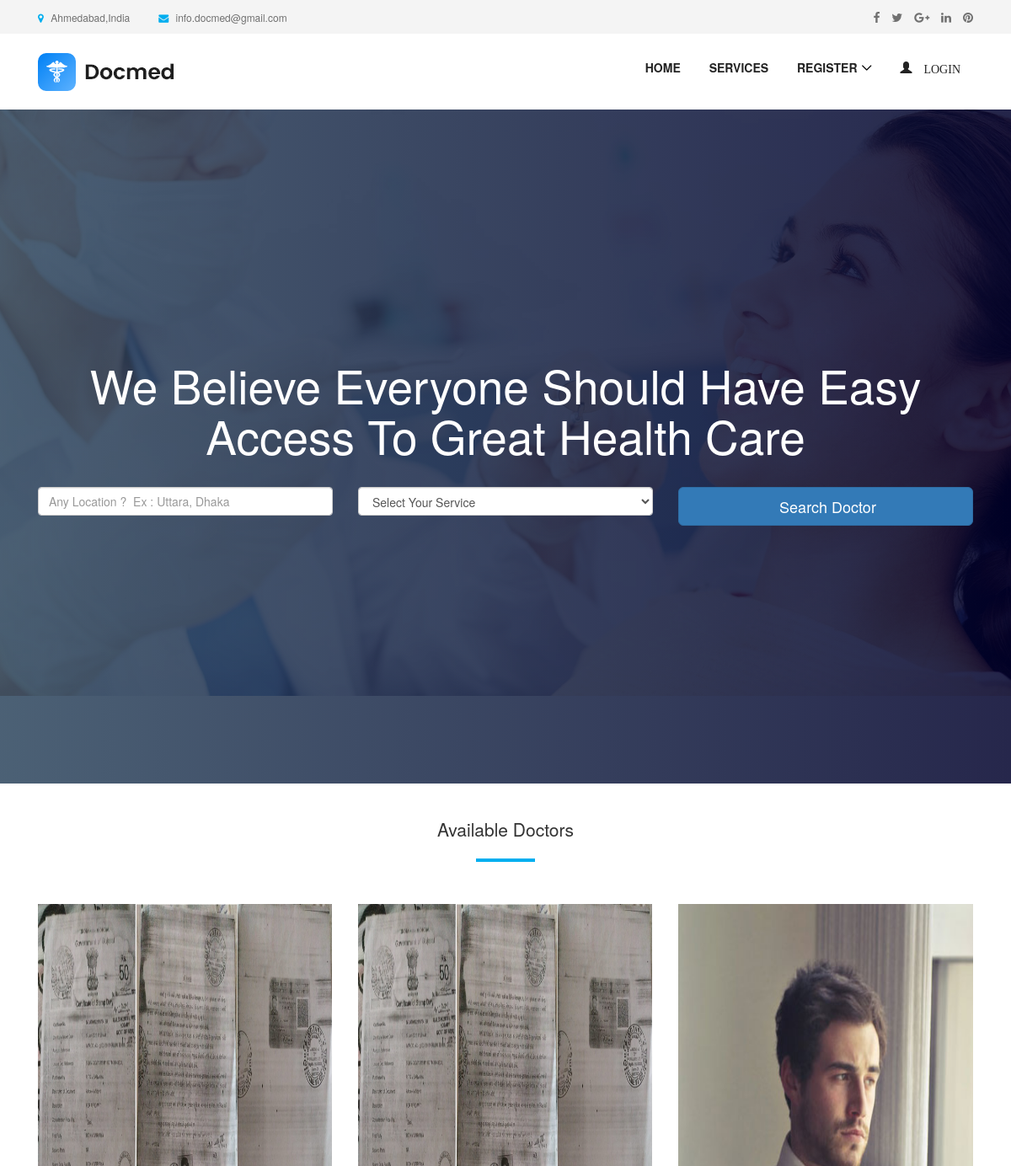
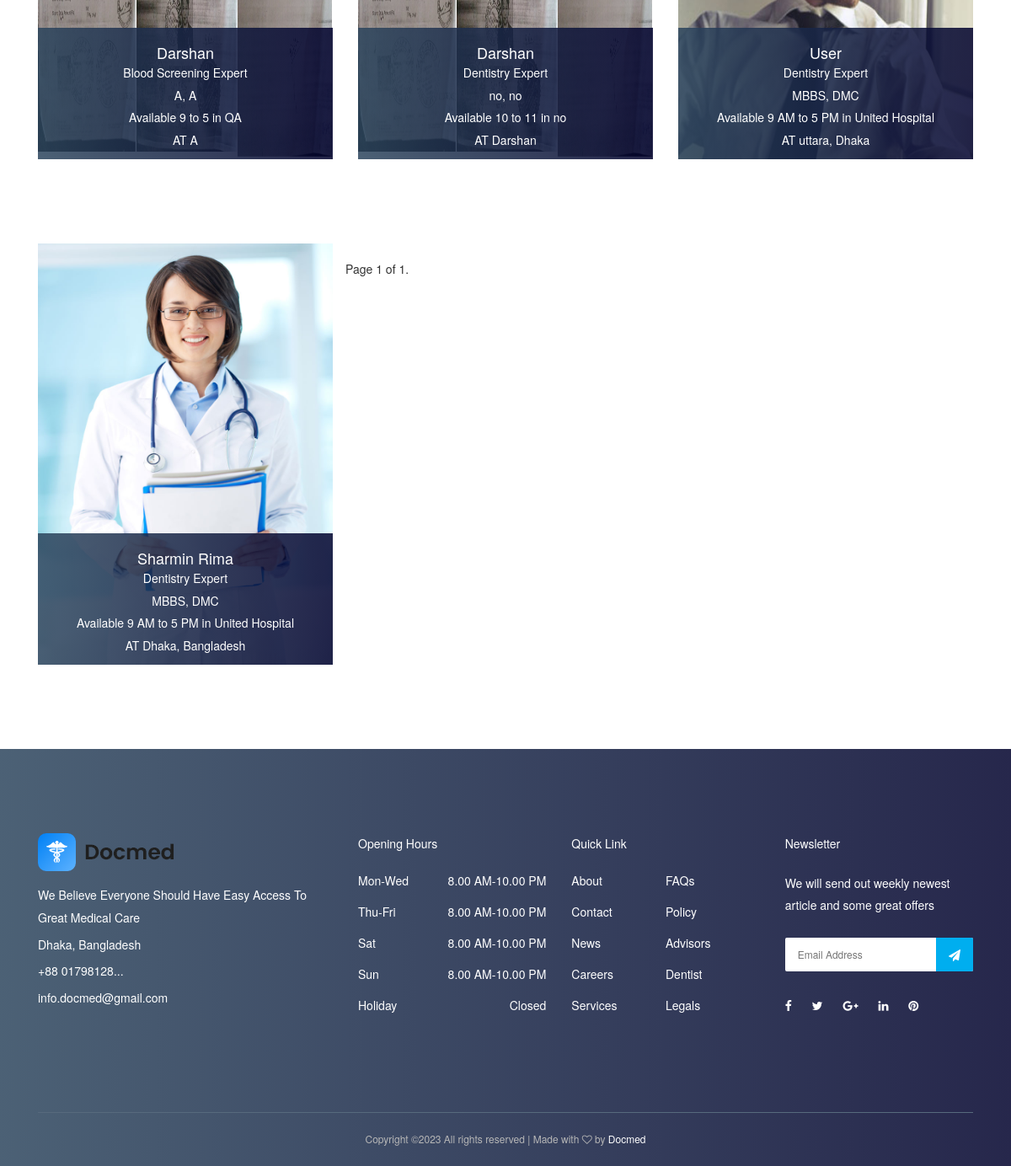
The page / on the database its author committed (2 pictures, top to bottom).
### appointment/models.py (models this page shows, shortened)
class Appointment(models.Model):
    user = models.ForeignKey(User, on_delete=models.CASCADE)
    full_name = models.CharField(max_length=100)
    image = models.ImageField(null=True, blank=True)
    location = models.CharField(max_length=100)
    start_time = models.CharField(max_length=10)
    end_time = models.CharField(max_length=10)
    qualification_name = models.CharField(max_length=100)
    institute_name = models.CharField(max_length=100)
    hospital_name = models.CharField(max_length=100)
    department = models.CharField(choices=department, max_length=100)
    created_at = models.DateTimeField(default=timezone.now)

### appointment/views.py (the view)
# urls.py: path('', HomePageView.as_view(), name='home'),
class HomePageView(ListView):
    paginate_by = 9
    model = Appointment
    context_object_name = 'home'
    template_name = "home.html"
    def get_queryset(self):
        return self.model.objects.all().order_by('-id')

### templates/home.html (shortened to what this page needs)
 {% extends 'base.html' %}
{% load static %}
{% block content %}
  <section class="welcome-area">
    <div class="welcome-slides owl-carousel">
      <div class="welcome-welcome-slide bg-img bg-gradient-overlay jarallax"  style="background-image: url('{% static 'img/bg-img/1.jpg' %}');">
        <div class="container h-100">
          <div class="row h-100 align-items-center">
            <div class="col-12">
              <div class="welcome-text text-center">
                <h2 data-animation="fadeInUp" data-delay="100ms">We Believe Everyone Should Have Easy Access To Great Health Care</h2>
                <div class="welcome-btn-group">
                    <form id="job-main-form" method="get" action="{% url 'appointment:search' %}" class="search-doctor-form">
                    <div class="row mb-5">
                        <div class="col-12 col-sm-6 col-md-6 col-lg-4 mb-4 mb-lg-0">
                            <input type="text" id="location" name="location"
                                   class="form-control form-control-lg" placeholder="Any Location ?  Ex : Uttara, Dhaka">
                        </div>
                        <div class="col-12 col-sm-6 col-md-6 col-lg-4 mb-4 mb-lg-0">
                            <select id="department" name="department" class="form-control">
                                <option style="display: none;" >Select Your Service</option>
                            </select>
                        </div>
                        <div class="col-12 col-sm-6 col-md-6 col-lg-4 mb-4 mb-lg-0">
                            <button type="submit" class="btn btn-primary btn-lg btn-block text-black btn-search">Search Doctor
                            </button>
                        </div>
                    </div>
                </form>
                </div>
              </div>
            </div>
          </div>
        </div>
      </div>
    </div>
  </section>
    <section class="dentist-area section-padding-35-0">
        <div class="container">
            <div class="row">
                <div class="col-12">
                    <div class="section-heading text-center">
                        <h3 class="lead">Available Doctors </h3>
                        <div class="line"></div>
                    </div>
                </div>
            </div>
            <div class="row">
                {% for apt in home %}
                    <div class="col-12 col-sm-6 col-md-4">
                        <div class="single-dentist-area mb-100">
                            <img style="height: 500px; width: 600px" src="{{ apt.image.url }}" alt="">
                            <div class="dentist-content">
                                <div class="dentist-info bg-gradient-overlay">
                                    {% if request.user.is_authenticated and request.user.role == 'patient' %}
                                        <h5>{{ apt.full_name }}</h5>
                                        <p>{{ apt.department }} Expert</p>
                                        <p>{{ apt.qualification_name }}, {{ apt.institute_name }}</p>
                                        <p>Available {{ apt.start_time }} to {{ apt.end_time }}
                                            in {{ apt.hospital_name }}</p>
                                        <p>
                                            AT {{ apt.location }} <i class="fa fa-th"></i>
                                            <a href="{% url 'appointment:take-appointment' apt.id %}"> Take
                                                Appointment</a>
                                        </p>
                                        {% else %}
                                         <h5>{{ apt.full_name }}</h5>
                                        <p>{{ apt.department }} Expert</p>
                                        <p>{{ apt.qualification_name }}, {{ apt.institute_name }}</p>
                                        <p>Available {{ apt.start_time }} to {{ apt.end_time }}
                                            in {{ apt.hospital_name }}</p>
                                        <p>
                                            AT {{ apt.location }} </p>
                                    {% endif %}
                                </div>
                            </div>
                        </div>
                    </div>
                {% endfor %}
                <div class="pagination">
    <span class="step-links">
        <span class="current">
            Page {{ page_obj.number }} of {{ page_obj.paginator.num_pages }}.
        </span>
    </span>
                </div>
            </div>
        </div>
    </section>
{% endblock %}

### templates/base.html (shortened to what this page needs)
{% load static %}
<!DOCTYPE html>
<html lang="en">
<head>
  <link rel="stylesheet" href="{% static 'style.css' %}">
<link rel="stylesheet" href="https://maxcdn.bootstrapcdn.com/bootstrap/3.3.7/css/bootstrap.min.css">
</head>
<body>
   {% include 'nav.html' %}
      {% block content %}
  {% endblock  %}
  <footer class="footer-area bg-img bg-gradient-overlay">
    <div class="container">
      <div class="row">
        <div class="col-12 col-sm-6 col-lg-4">
          <div class="single-footer-widget">
            <a href="./index.html" class="d-block mb-4"><img src="{% static 'img/logo1.png' %}" alt=""></a>
            <div class="footer-contact">
                 <p> We Believe Everyone Should Have Easy Access To Great Medical Care</p>
              <p> Dhaka, Bangladesh</p>
              <p> +88 01798128...</p>
              <p> info.docmed@gmail.com</p>
            </div>
          </div>
        </div>
        <div class="col-12 col-sm-6 col-lg">
          <div class="single-footer-widget">
            <h5 class="widget-title">Opening Hours</h5>
            <ul class="opening-hours">
              <li><span>Mon-Wed</span> <span>8.00 AM-10.00 PM</span></li>
              <li><span>Thu-Fri</span> <span>8.00 AM-10.00 PM</span></li>
              <li><span>Sat</span> <span>8.00 AM-10.00 PM</span></li>
              <li><span>Sun</span> <span>8.00 AM-10.00 PM</span></li>
              <li><span>Holiday</span> <span>Closed</span></li>
            </ul>
          </div>
        </div>
        <div class="col-12 col-sm-6 col-lg">
          <div class="single-footer-widget">
            <h5 class="widget-title">Quick Link</h5>
            <nav>
              <ul class="quick-links">
                <li><a href="#">About</a></li>
                <li><a href="#">FAQs</a></li>
                <li><a href="#">Contact</a></li>
                <li><a href="#">Policy</a></li>
                <li><a href="#">News</a></li>
                <li><a href="#">Advisors</a></li>
                <li><a href="#">Careers</a></li>
                <li><a href="#">Dentist</a></li>
                <li><a href="#">Services</a></li>
                <li><a href="#">Legals</a></li>
              </ul>
            </nav>
          </div>
        </div>
        <div class="col-12 col-sm-6 col-lg">
          <div class="single-footer-widget">
            <h5 class="widget-title">Newsletter</h5>
            <p>We will send out weekly newest article and some great offers</p>
            <div class="footer-newsletter-form">
              <form action="#" method="post">
                <input type="email" name="nl-email" value="" placeholder="Email Address">
                <button type="submit"><i class="fa fa-paper-plane" aria-hidden="true"></i></button>
              </form>
            </div>
            <div class="footer-social-info">
              <a href="https://www.facebook.com" data-toggle="tooltip" data-placement="top" title="Facebook"><i class="fa fa-facebook"></i></a>
              <a href="https://www.twitter.com" data-toggle="tooltip" data-placement="top" title="Twitter"><i class="fa fa-twitter"></i></a>
              <a href="https://www.google.com" data-toggle="tooltip" data-placement="top" title="Google Plus"><i class="fa fa-google-plus"></i></a>
              <a href="https://www.linkedin.com" data-toggle="tooltip" data-placement="top" title="Linkedin"><i class="fa fa-linkedin"></i></a>
              <a href="https://www.pinterest.com" data-toggle="tooltip" data-placement="top" title="Pinterest"><i class="fa fa-pinterest"></i></a>
            </div>
          </div>
        </div>
      </div>
    </div>
    <div class="container">
      <div class="row">
        <div class="col-12">
          <div class="copywrite-content">
            <p>
Copyright &copy;<script>document.write(new Date().getFullYear());</script> All rights reserved | Made with <i class="fa fa-heart-o" aria-hidden="true"></i> by <a href="https://docmed.com" target="_blank">Docmed</a>
</p>
          </div>
        </div>
      </div>
    </div>
  </footer>
</body>
</html>

### templates/nav.html (shortened to what this page needs)
{% load static %}
<header class="header-area">
    <div class="top-header-area">
        <div class="container h-100">
            <div class="row h-100 align-items-center">
                <div class="col-6 col-md-9 col-lg-8">
                    <div class="top-header-content">
                        <a href="https://maps.app.goo.gl/R8egzyBpiaUuQiTn6" data-toggle="tooltip" data-placement="bottom" title="Ahmedabad,India"><i
                                class="fa fa-map-marker"></i> <span>Ahmedabad,India</span></a>
                        <a href="mailto:sarvaiyadarshan50@gmail.com" data-toggle="tooltip" data-placement="bottom" title="info.docmed@gmail.com"><i
                                class="fa fa-envelope"></i> <span>info.docmed@gmail.com</span></a>
                    </div>
                </div>
                <div class="col-6 col-md-3 col-lg-4">
                    <div class="top-header-social-info text-right">
                        <a href="https://www.facebook.com" data-toggle="tooltip" data-placement="bottom" title="Facebook"><i
                                class="fa fa-facebook"></i></a>
                        <a href="https://www.Twitter.com" data-toggle="tooltip" data-placement="bottom" title="Twitter"><i
                                class="fa fa-twitter"></i></a>
                        <a href="https://www.Google.com" data-toggle="tooltip" data-placement="bottom" title="Google Plus"><i
                                class="fa fa-google-plus"></i></a>
                        <a href="https://www.Linkedin.com" data-toggle="tooltip" data-placement="bottom" title="Linkedin"><i
                                class="fa fa-linkedin"></i></a>
                        <a href="https://www.Pinterest.com" data-toggle="tooltip" data-placement="bottom" title="Pinterest"><i
                                class="fa fa-pinterest"></i></a>
                    </div>
                </div>
            </div>
        </div>
    </div>
    <div class="main-header-area">
        <div class="classy-nav-container breakpoint-off">
            <div class="container">
                <nav class="classy-navbar justify-content-between" id="dentoNav">
                    <a class="nav-brand" href="{% url 'appointment:home' %}"><img src="{% static 'img/logo1.png' %}" alt="">
                    </a>
                    <div class="classy-menu">
                        <div class="classynav">
                            <ul id="nav">
                                <li><a href="{% url 'appointment:home' %}">Home</a></li>
                                <li><a href="{% url 'appointment:service' %}">Services</a></li>
                                {% if request.user.is_authenticated and request.user.role == 'doctor' %}
                                    <li>
                                        <a href="">
                                            <span class="glyphicon glyphicon-user">
                                                    {{ request.user.first_name }}
                                            </span>
                                        </a>
                                        <ul class="dropdown">
                                            <li><a href="{% url 'accounts:doctor-profile-update'  %}"> EDIT PROFILE</a></li>
                                            <li><a href="{% url 'appointment:patient-list' %}"> PATIENTS</a></li>
                                            <li><a href="{% url 'appointment:doctor-appointment' %}">  APPOINTMENTS</a></li>
                                            <li><a href="{% url 'appointment:doctor-appointment-create' %}"> CREATE APPOINTMENT</a></li>
                                            <li><a href="{% url 'accounts:logout' %}"> LOGOUT</a></li>
                                        </ul>
                                    </li>
                              {% else %}
                                    <li><a href="#">Register</a>
                                    </li>
                                    <li>
                                        <a href="{% url 'accounts:login' %}">
                                            <span class="glyphicon glyphicon-user"> login</span>
                                        </a>
                                    </li>
                                {% endif %}
                            </ul>
                        </div>
                    </div>
                </nav>
            </div>
        </div>
    </div>
</header>

### static/css/default-assets/classy-nav.css (style rules this page uses)
body { font-family: "Roboto", sans-serif; }
ul { margin: 0; }
ul li { list-style: none; }
img { height: auto; max-width: 100%; }
.bg-img { background-position: center center; background-size: cover; background-repeat: no-repeat; }
.classy-nav-container { position: relative; z-index: 100; background-color: #ffffff; }
.classy-nav-container * { box-sizing: border-box; }
.classy-nav-container a { -webkit-transition-duration: 500ms; transition-duration: 500ms; text-decoration: none; outline: none; font-size: 14px; font-weight: 400; color: #232323; display: inline-block; }
.justify-content-between { -webkit-box-pack: justify; -ms-flex-pack: justify; justify-content: space-between; }
.classy-navbar { width: 100%; height: 70px; padding: 0.5em 2em; display: -webkit-box; display: -ms-flexbox; display: flex; -webkit-box-align: center; -ms-flex-align: center; -ms-grid-row-align: center; align-items: center; }
.classy-navbar .nav-brand { font-size: 26px; font-weight: 500; color: #565656; display: inline-block; margin-right: 30px; }
.classynav ul li { display: inline-block; clear: both; position: inherit; z-index: 10; }
.classynav ul li.cn-dropdown-item { position: relative; z-index: 10; }
.classynav ul li a { padding: 0 12px; display: block; height: 35px; font-size: 14px; line-height: 34px; }
.classynav ul li.megamenu-item>a:after, .classynav ul li.has-down>a:after { font-family: 'classyfonts'; content: "\e900"; font-size: 12px; color: #000000; padding-left: 5px; -webkit-transition-duration: 500ms; transition-duration: 500ms; }
.breakpoint-off .classynav { display: -webkit-box; display: -ms-flexbox; display: flex; -webkit-box-align: center; -ms-flex-align: center; -ms-grid-row-align: center; align-items: center; }

### rows shown on the page
Appointment: image (picture), full_name "Darshan", department "Blood Screening", qualification_name "A", institute_name "A", start_time "9", end_time "5", hospital_name "QA", location "A"
Appointment: image (picture), full_name "Darshan", department "Dentistry", qualification_name "no", institute_name "no", start_time "10", end_time "11", hospital_name "no", location "Darshan"
Appointment: image (picture), full_name "User", department "Dentistry", qualification_name "MBBS", institute_name "DMC", start_time "9 AM", end_time "5 PM", hospital_name "United Hospital", location "uttara, Dhaka"
Appointment: image (picture), full_name "Sharmin Rima", department "Dentistry", qualification_name "MBBS", institute_name "DMC", start_time "9 AM", end_time "5 PM", hospital_name "United Hospital", location "Dhaka, Bangladesh"

### other values the page prints
{{ page_obj.number }} "1"
{{ page_obj.paginator.num_pages }} "1"
